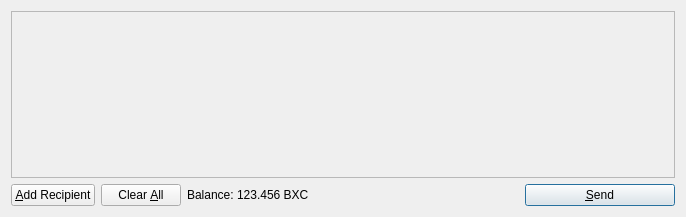
<?xml version="1.0" encoding="UTF-8"?>
<ui version="4.0">
 <class>SendCoinsDialog</class>
 <widget class="QDialog" name="SendCoinsDialog">
  <property name="geometry">
   <rect>
    <x>0</x>
    <y>0</y>
    <width>686</width>
    <height>217</height>
   </rect>
  </property>
  <property name="windowTitle">
   <string>Send Coins</string>
  </property>
  <layout class="QVBoxLayout" name="verticalLayout">
   <item>
    <widget class="QScrollArea" name="scrollArea">
     <property name="widgetResizable">
      <bool>true</bool>
     </property>
     <widget class="QWidget" name="scrollAreaWidgetContents">
      <property name="geometry">
       <rect>
        <x>0</x>
        <y>0</y>
        <width>666</width>
        <height>165</height>
       </rect>
      </property>
      <layout class="QVBoxLayout" name="verticalLayout_2">
       <property name="margin">
        <number>0</number>
       </property>
       <item>
        <layout class="QVBoxLayout" name="entries">
         <property name="spacing">
          <number>6</number>
         </property>
        </layout>
       </item>
       <item>
        <spacer name="verticalSpacer">
         <property name="orientation">
          <enum>Qt::Vertical</enum>
         </property>
         <property name="sizeHint" stdset="0">
          <size>
           <width>20</width>
           <height>40</height>
          </size>
         </property>
        </spacer>
       </item>
      </layout>
     </widget>
    </widget>
   </item>
   <item>
    <layout class="QHBoxLayout" name="horizontalLayout">
     <item>
      <widget class="QPushButton" name="addButton">
       <property name="toolTip">
        <string>Send to multiple recipients at once</string>
       </property>
       <property name="text">
        <string>&amp;Add Recipient</string>
       </property>
       <property name="icon">
        <iconset resource="../bitcoin.qrc">
         <normaloff>:/icons/add</normaloff>:/icons/add</iconset>
       </property>
       <property name="autoDefault">
        <bool>false</bool>
       </property>
      </widget>
     </item>
     <item>
      <widget class="QPushButton" name="clearButton">
       <property name="sizePolicy">
        <sizepolicy hsizetype="Minimum" vsizetype="Fixed">
         <horstretch>0</horstretch>
         <verstretch>0</verstretch>
        </sizepolicy>
       </property>
       <property name="toolTip">
        <string>Remove all transaction fields</string>
       </property>
       <property name="text">
        <string>Clear &amp;All</string>
       </property>
       <property name="icon">
        <iconset resource="../bitcoin.qrc">
         <normaloff>:/icons/remove</normaloff>:/icons/remove</iconset>
       </property>
       <property name="autoRepeatDelay">
        <number>300</number>
       </property>
       <property name="autoDefault">
        <bool>false</bool>
       </property>
      </widget>
     </item>
     <item>
      <layout class="QHBoxLayout" name="horizontalLayout_2">
       <property name="spacing">
        <number>3</number>
       </property>
       <item>
        <widget class="QLabel" name="label">
         <property name="text">
          <string>Balance:</string>
         </property>
        </widget>
       </item>
       <item>
        <widget class="QLabel" name="labelBalance">
         <property name="cursor">
          <cursorShape>IBeamCursor</cursorShape>
         </property>
         <property name="text">
          <string>123.456 BXC</string>
         </property>
         <property name="textInteractionFlags">
          <set>Qt::LinksAccessibleByMouse|Qt::TextSelectableByKeyboard|Qt::TextSelectableByMouse</set>
         </property>
        </widget>
       </item>
      </layout>
     </item>
     <item>
      <spacer name="horizontalSpacer">
       <property name="orientation">
        <enum>Qt::Horizontal</enum>
       </property>
       <property name="sizeHint" stdset="0">
        <size>
         <width>40</width>
         <height>20</height>
        </size>
       </property>
      </spacer>
     </item>
     <item>
      <widget class="QPushButton" name="sendButton">
       <property name="minimumSize">
        <size>
         <width>150</width>
         <height>0</height>
        </size>
       </property>
       <property name="toolTip">
        <string>Confirm the send action</string>
       </property>
       <property name="text">
        <string>&amp;Send</string>
       </property>
       <property name="icon">
        <iconset resource="../bitcoin.qrc">
         <normaloff>:/icons/send</normaloff>:/icons/send</iconset>
       </property>
       <property name="default">
        <bool>true</bool>
       </property>
      </widget>
     </item>
    </layout>
   </item>
  </layout>
 </widget>
 <resources>
  <include location="../bitcoin.qrc"/>
 </resources>
 <connections/>
</ui>
